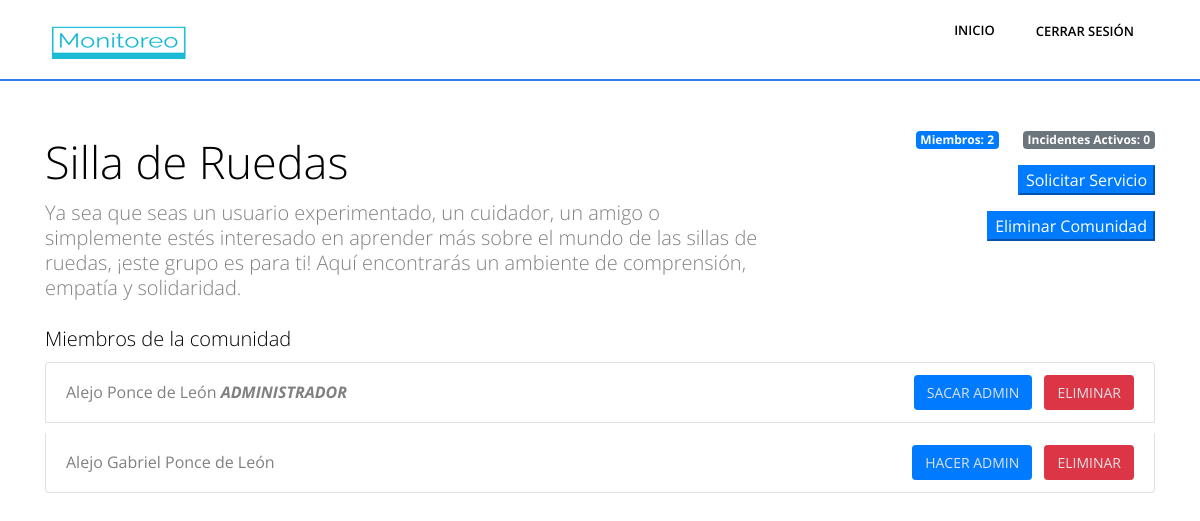
Page /administrar-comunidad/1 (signed in) on the committed database.
### Aplicaciones/Monitoreo/models.py (models this page shows, shortened)
class Comunidad(models.Model):
    nombre = models.CharField(max_length=100)
    descripcion = models.CharField(max_length=255, null=True)

class ComunidadPerfil(models.Model):
    comunidad = models.ForeignKey(Comunidad, on_delete=models.CASCADE)
    perfil = models.ForeignKey('Perfil', on_delete=models.CASCADE)
    esAdmin = models.BooleanField(default=False)
    """ observador, un miembro de la comunidad no afectado por la tematica de la comunidad (usuarios silla de rueda) """
    observador = models.BooleanField(default=True)

class Perfil(models.Model):
    user = models.OneToOneField(User, on_delete=models.CASCADE)
    nombre = models.CharField(max_length=100)
    apellido = models.CharField(max_length=100)
    email = models.CharField(max_length=100, blank=True, null=True)
    direccion = models.CharField(max_length=100, blank=True, null=True)
    departamento = models.CharField(max_length=100, blank=True, null=True)
    comunidades = models.ManyToManyField(Comunidad, through=ComunidadPerfil, related_name='comunidades', blank=True)
    lineas = models.ManyToManyField(LineaTransporte, through=LineaPerfil, related_name='lineas', blank=True)
    profile_picture = models.ImageField(upload_to='profile_pics/', blank=True, null=True)
    ultima_latitud = models.FloatField(null=True, blank=True)
    ultima_longitud = models.FloatField(null=True, blank=True)

### Aplicaciones/Monitoreo/views.py (the view, shortened to what this page needs)
# urls.py: path('administrar-comunidad/<int:id_comunidad>', views.administrar_comunidad, name='administrar_comunidad'),
def administrar_comunidad(request, id_comunidad):
    perfil = Perfil.objects.get(user=request.user)
    comunidad_perfiles = ComunidadPerfil.objects.filter(comunidad=id_comunidad).exclude(perfil=perfil)
    cantidad_miembros = comunidad_perfiles.count()
    group_names = requestGroups(request)
    comunidad = get_object_or_404(Comunidad, pk=id_comunidad)
    form = FormularioServicio()
    context = { 'comunidad_perfiles': comunidad_perfiles,
               'form': form,
               'id_comunidad': id_comunidad,
               'comunidad':comunidad,
               'groups':group_names,
               'cantidad_miembros':cantidad_miembros,
               }
    return render(request, 'administrar_comunidad.html', context)

### Aplicaciones/Monitoreo/views.py (called while the page is built)
def requestGroups(request):
    user = request.user
    user_groups = user.groups.all()
    group_names = [group.name for group in user_groups]
    return group_names

### Aplicaciones/Monitoreo/templates/administrar_comunidad.html (shortened to what this page needs)
{% load static %}
<html lang="es">
<head>
</head>
<body>
    {% include 'fragments/head.html' %}
        <body class="body-wrapper" data-spy="scroll" data-target=".privacy-nav">
            {% include 'fragments/header.html' %}
      <div class="container mt-5">
        <div class="row">
          <div class="col-md-8">
            <h1>{{ comunidad.nombre }}</h1>
            <p class="lead">{{ comunidad.descripcion }}</p>
          </div>
          <div class="col-md-4">
            <div class="d-flex justify-content-end">
              <div class="mr-4">
                <span class="badge badge-primary">Miembros: {{ cantidad_miembros}}</span>
              </div>
              <div>
                <span class="badge badge-secondary">Incidentes Activos: 0</span>
              </div>
              </div>
              <div class="d-flex justify-content-end mt-3">
                <button type="button" class=" btn-primary" data-toggle="modal" data-target="#popupServicio">Solicitar Servicio</button>
              </div>
              <div class="d-flex justify-content-end mt-3">
                <button type="button" class=" btn-primary" data-toggle="modal" data-target="#popupEliminar">Eliminar Comunidad</button>
              </div>
          </div>
        </div>
        <br>
        <h3>Miembros de la comunidad</h3>
        <ul class="list-group member-list">
            {% for miembro in comunidad_perfiles %}
            {% if miembro.esAdmin %}
          <li class="list-group-item d-flex justify-content-between align-items-center">
            <span>{{ miembro.perfil.nombre }} {{ miembro.perfil.apellido }} <em><strong>ADMINISTRADOR</strong></em></span>
            <div>
                <a href="{% url 'sacar_admin' perfil_id=miembro.perfil.id  comunidad_id=comunidad.id %}"><button class="btn btn-sm btn-admin mr-2">Sacar Admin</button></a>
                <a href="{% url 'eliminar_miembro' perfil_id=miembro.perfil.id  comunidad_id=comunidad.id %}"><button class="btn btn-sm btn-delete">Eliminar</button></a>
            </div>
          </li>
          {% else %}
          <li class="list-group-item d-flex justify-content-between align-items-center">
            <span>{{ miembro.perfil.nombre }} {{ miembro.perfil.apellido }}</span>
            <div>
                <a href="{% url 'designar_admin' perfil_id=miembro.perfil.id  comunidad_id=comunidad.id %}"><button class="btn btn-sm btn-admin mr-2">Hacer Admin</button></a>
              <a href="{% url 'eliminar_miembro' perfil_id=miembro.perfil.id  comunidad_id=comunidad.id %}"><button class="btn btn-sm btn-delete">Eliminar</button></a>
            </div>
          </li>
          {% endif %}
          {% endfor %}
        </ul>
      </div>
</body>
</html>

### Aplicaciones/Monitoreo/static/css/style.css (style rules this page uses)
body { font-family: "Open Sans", sans-serif; -webkit-font-smoothing: antialiased; }
h1, h2, h3, h4, h5, h6 { font-family: "Open Sans", sans-serif; color: #000; font-weight: 300; }
h1 { font-size: 45px; line-height: 61px; }
h3 { font-size: 20px; line-height: 30px; }
p, li, blockquote, label { font-size: 16px; letter-spacing: 0; line-height: 25px; color: #808080; margin-bottom: 0; }
body { overflow-x: hidden; }
a { font-size: inherit; color: inherit; }
.btn { text-transform: uppercase; }
.list-group-item { background-color: transparent; border: none; }

### Aplicaciones/Monitoreo/templates/fragments/head.html (style rules this page uses)
.member-list li { border: 1px solid #dee2e6; margin-bottom: 10px; }
.member-list li .btn { padding: 6px 12px; }
.member-list li .btn-admin { background-color: #007bff; border-color: #007bff; color:#dee2e6 }
.member-list li .btn-delete { background-color: #dc3545; border-color: #dc3545; color:#dee2e6 }

### rows in the picture
Comunidad: nombre "Silla de Ruedas", descripcion "Ya sea que seas un usuario experimentado, un cuidador, un amigo o simplemente estés interesado en aprender más sobre el mundo de las sillas de ruedas, ¡este grupo es para ti! Aquí encontrarás un ambiente de comprensión, empatía y solidaridad."
ComunidadPerfil: perfil.nombre "Alejo", perfil.apellido "Ponce de León"
ComunidadPerfil: perfil.nombre "Alejo Gabriel", perfil.apellido "Ponce de León"

### other values in the picture
{{ cantidad_miembros }} "2"
